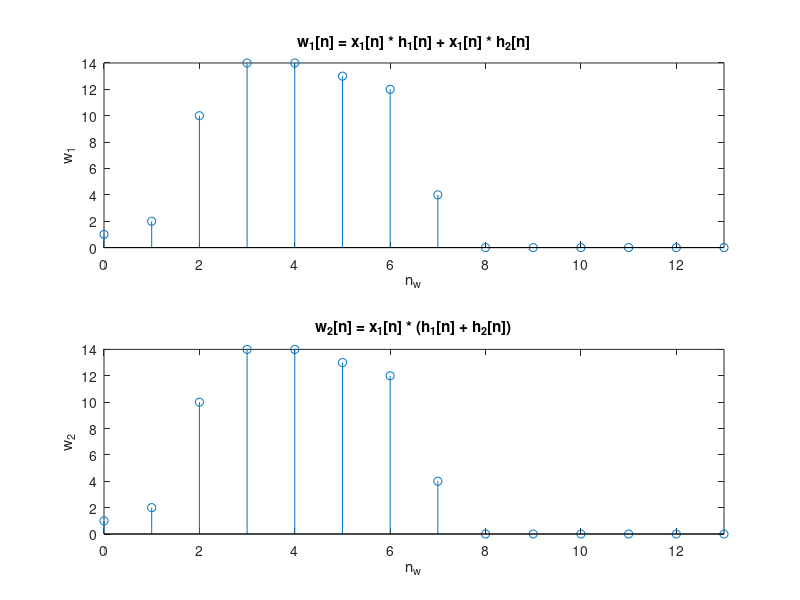

MATLAB code to generate this figure:
nx1 = 0:9;
nh1 = 0:4;
x1 = [ones(1, 5) zeros(1, 5)];
h1 = [1 -1 3 0 1];
h2 = [0 2 5 4 -1];
h3 = h1 + h2;

nw = 0:13;
w1 = conv(x1, h1) + conv(x1, h2);
w2 = conv(x1, h3);

subplot(2, 1, 1), stem(nw, w1), axis([0, 13, ylim])
xlabel('n_w'); ylabel('w_1')
title('w_1[n] = x_1[n] * h_1[n] + x_1[n] * h_2[n]')
subplot(2, 1, 2)
stem(nw, w2)
axis([0, 13, ylim])
xlabel('n_w')
ylabel('w_2')
title('w_2[n] = x_1[n] * (h_1[n] + h_2[n])')
% set(get(gca, 'title'), 'Interpreter', 'latex');
